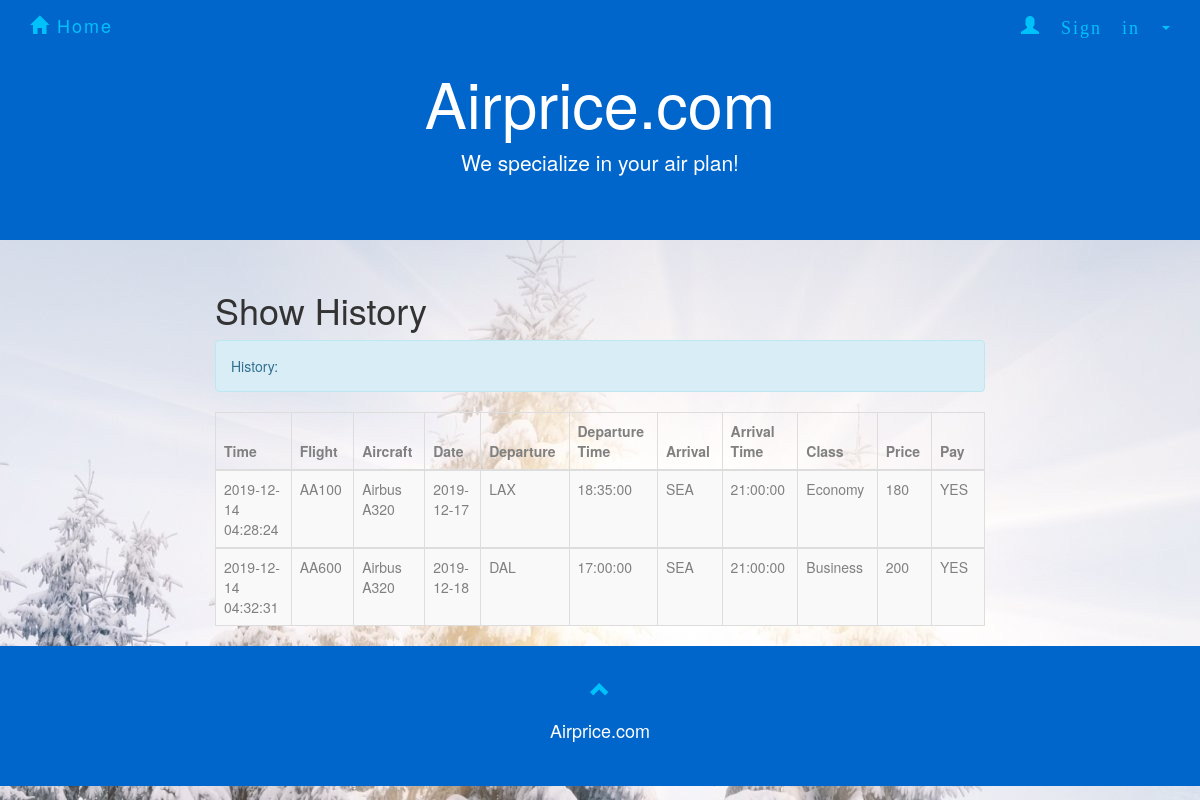
Page /showhistory.php (signed in) on the committed database.
### tables this page shows
CREATE TABLE `flight` (
  `number` varchar(20) NOT NULL,
  `airplane_id` varchar(10) NOT NULL,
  `departure` varchar(10) NOT NULL,
  `d_time` time NOT NULL,
  `arrival` varchar(10) NOT NULL,
  `a_time` time NOT NULL
);

CREATE TABLE `book` (
  `ID` int(11) NOT NULL,
  `time` datetime NOT NULL,
  `date` date NOT NULL,
  `flightno` varchar(10) NOT NULL,
  `username` varchar(45) NOT NULL,
  `classtype` varchar(20) NOT NULL,
  `paid` int(1) DEFAULT '0'
);

CREATE TABLE `airplane` (
  `ID` varchar(10) NOT NULL,
  `type` varchar(10) NOT NULL,
  `company` varchar(20) NOT NULL
);

CREATE TABLE `class` (
  `number` varchar(10) NOT NULL,
  `name` varchar(20) NOT NULL,
  `capacity` int(11) NOT NULL,
  `price` float NOT NULL
);

### showhistory.php (the view, shortened to what this page needs)
<?php
$user = $_SESSION['user'];
?>
<!DOCTYPE html>
<html>
<html lang="en">
<head>
  <link rel="stylesheet" href="http://maxcdn.bootstrapcdn.com/bootstrap/3.3.5/css/bootstrap.min.css">
  <link rel="stylesheet" href="forcompany.css">
  <link rel="stylesheet" href="homepage.css">
  <link rel="stylesheet" href="AdminSignin.css">
</head>
<body>
  <nav class="navbar navbar-default navbar-fixed-top">
    <div class="container">
      <div class="navbar-header">
        <a class="navbar-brand" href="homepage.html"><span class="glyphicon glyphicon-home"></span> Home</a>
      </div>
      <div class="collapse navbar-collapse" id="myNavbar">
        <ul class="nav navbar-nav navbar-right">
          <li class="dropdown" id = "new">
            <a class="dropdown-toggle" data-toggle="dropdown" href="#"><span class="glyphicon glyphicon-user"> Sign in&nbsp;</span><span class="caret"></span>
            </a>
              </li>
            </ul>
      </div>
    </div>
  </nav>
<div class="jumbotron text-center">
        <h1>Airprice.com</h1>
        <p>We specialize in your air plan!</p>
</div>
<div class="container-fluid text-center">
  <div class="row content">
    <div class="col-sm-2 sidenav">
    </div>
    <div class="col-sm-8 text-left">
	<body background="f2.jpg">
      <h1>Show History</h1>
<?php
include_once 'dbconnect2.php';
$sql = "SELECT FL.number AS FLnumber, company, type, time, B.date,  departure, d_time, arrival, a_time, C.name AS classname, price, paid
            FROM flight FL,  class C, airplane AP , book B
            WHERE (FL.number = C.number) AND (B.flightno = c.number) AND (classtype = C.name) AND (FL.airplane_id = AP.ID)
            AND  B.username = '$user' AND paid = '1'
            ORDER BY time";
$result = mysqli_query($con,$sql);
$rowcount = mysqli_num_rows($result);
    if($rowcount == 0){
        echo "<div class='alert alert-info'><strong>Nothing in the history.</strong></div>";
    }
    else{
    echo "<div class='alert alert-info'>History:</div>";
    echo "<table class='table table-bordered table-striped table-hover'>
          <thead>
          <tr>
            <th>Time</th>
            <th>Flight</th>
            <th>Aircraft</th>
            <th>Date</th>
            <th>Departure</th>
            <th>Departure Time</th>
            <th>Arrival</th>
            <th>Arrival Time</th>
            <th>Class</th>
            <th>Price</th>
            <th>Pay</th>
          </tr>
          </thead>";
    while($row = mysqli_fetch_array($result)) {
        echo "<tbody><tr>";
        echo "<td>" . $row['time'] . "</td>";
        echo "<td>" . $row['FLnumber'] . "</td>";
        echo "<td>" . $row['company']." ".$row['type']. "</td>";
        echo "<td>" . $row['date'] . "</td>";
        echo "<td>" . $row['departure'] . "</td>";
        echo "<td>" . $row['d_time'] . "</td>";
        echo "<td>" . $row['arrival'] . "</td>";
        echo "<td>" . $row['a_time'] . "</td>";
        echo "<td>" . $row['classname'] . "</td>";
        echo "<td>" . $row['price'] . "</td>";
        if($row['paid'] == 1){
            echo "<td>YES</td>";
        }
        echo "</tr>";
    }
    echo " </tbody></table>";
    }
?>
    </div>
  </div>
</div>
<footer class="container-fluid text-center">
        <a href="#signUpPage" title="To Top">
            <span class="glyphicon glyphicon-chevron-up"></span>
        </a>
        <p>Airprice.com</p>
</footer>
</body>
</html>

### forcompany.css (style rules this page uses)
.jumbotron { background-color: #0066cc; color: #ffffff; }
.navbar { margin-bottom: 0; background-color: #0066cc; border: 0; font-size: 18px !important; letter-spacing: 2px; opacity: 0.9; }
.navbar li a, .navbar .navbar-brand { color: #00ccff !important; }
footer { background-color: #0066cc; color: #fff; padding: 32px; font-size: 18px; }
footer .glyphicon { font-size: 20px; margin-bottom: 20px; color: #00ccff; opacity: 0.9; }

### AdminSignin.css (style rules this page uses)
th { width: 50px; height: 10px; color: gray; }
td { color: gray; }

### rows in the picture
flight: book.time "2019-12-14 04:28:24", number "AA100", airplane.company "Airbus", airplane.type "A320", book.date "2019-12-17", departure "LAX", d_time "18:35:00", arrival "SEA", a_time "21:00:00", class.name "Economy", class.price "180"
flight: book.time "2019-12-14 04:32:31", number "AA600", airplane.company "Airbus", airplane.type "A320", book.date "2019-12-18", departure "DAL", d_time "17:00:00", arrival "SEA", a_time "21:00:00", class.name "Business", class.price "200"
